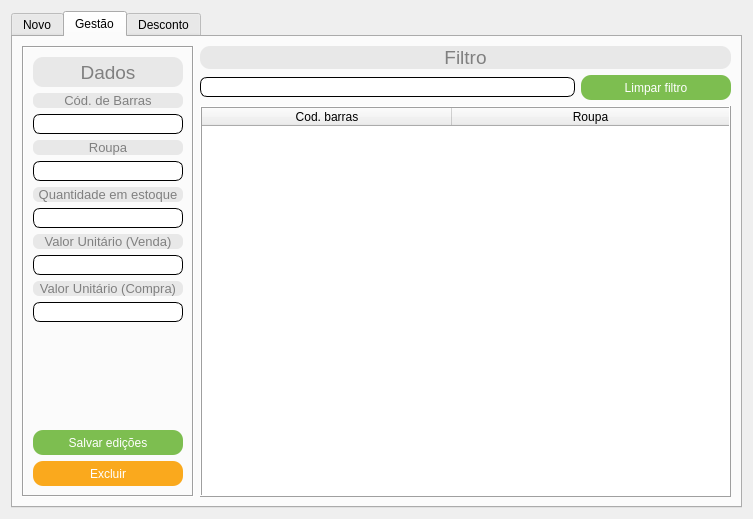
<?xml version="1.0" encoding="UTF-8"?>
<ui version="4.0">
 <class>fm_gestao_roupa</class>
 <widget class="QDialog" name="fm_gestao_roupa">
  <property name="geometry">
   <rect>
    <x>0</x>
    <y>0</y>
    <width>753</width>
    <height>519</height>
   </rect>
  </property>
  <property name="windowTitle">
   <string>Gestão de roupas</string>
  </property>
  <layout class="QGridLayout" name="gridLayout_2">
   <item row="0" column="0">
    <widget class="QTabWidget" name="tabW">
     <property name="currentIndex">
      <number>1</number>
     </property>
     <widget class="QWidget" name="tabNovo">
      <attribute name="title">
       <string>Novo</string>
      </attribute>
      <layout class="QGridLayout" name="gridLayout">
       <item row="1" column="0">
        <layout class="QVBoxLayout" name="vlNovoQtd">
         <item>
          <widget class="QLabel" name="lbNovoQtd">
           <property name="styleSheet">
            <string notr="true">QLabel{
background:#e8e8e8;
color:#808080;
font-size:10pt;
border:none;
border-radius:6px;
}</string>
           </property>
           <property name="text">
            <string>Quantidade</string>
           </property>
           <property name="alignment">
            <set>Qt::AlignCenter</set>
           </property>
          </widget>
         </item>
         <item>
          <widget class="QLineEdit" name="lineNovoQtd">
           <property name="sizePolicy">
            <sizepolicy hsizetype="Preferred" vsizetype="Preferred">
             <horstretch>0</horstretch>
             <verstretch>0</verstretch>
            </sizepolicy>
           </property>
           <property name="minimumSize">
            <size>
             <width>150</width>
             <height>20</height>
            </size>
           </property>
           <property name="styleSheet">
            <string notr="true">QLineEdit:enabled{background:#ffffff;}
QLineEdit:disabled{background:#e7e7e7;}

QLineEdit{
color:#303030;
font-size:9pt;
border-radius:7px;
border:1px solid black;
}</string>
           </property>
          </widget>
         </item>
        </layout>
       </item>
       <item row="1" column="1">
        <layout class="QVBoxLayout" name="vlNovoValorUmV">
         <item>
          <widget class="QLabel" name="lbNovoValorUmV">
           <property name="styleSheet">
            <string notr="true">QLabel{
background:#e8e8e8;
color:#808080;
font-size:10pt;
border:none;
border-radius:6px;
}</string>
           </property>
           <property name="text">
            <string>Valor Unitario (Venda)</string>
           </property>
           <property name="alignment">
            <set>Qt::AlignCenter</set>
           </property>
          </widget>
         </item>
         <item>
          <widget class="QLineEdit" name="lineNovoValorUmV">
           <property name="sizePolicy">
            <sizepolicy hsizetype="Preferred" vsizetype="Preferred">
             <horstretch>0</horstretch>
             <verstretch>0</verstretch>
            </sizepolicy>
           </property>
           <property name="minimumSize">
            <size>
             <width>150</width>
             <height>20</height>
            </size>
           </property>
           <property name="styleSheet">
            <string notr="true">QLineEdit:enabled{background:#ffffff;}
QLineEdit:disabled{background:#e7e7e7;}

QLineEdit{
color:#303030;
font-size:9pt;
border-radius:7px;
border:1px solid black;
}</string>
           </property>
          </widget>
         </item>
        </layout>
       </item>
       <item row="1" column="2">
        <layout class="QVBoxLayout" name="vlNovoValorUmC">
         <item>
          <widget class="QLabel" name="lbNovoValorUmC">
           <property name="styleSheet">
            <string notr="true">QLabel{
background:#e8e8e8;
color:#808080;
font-size:10pt;
border:none;
border-radius:6px;
}</string>
           </property>
           <property name="text">
            <string>Valor Unitário (Compra)</string>
           </property>
           <property name="alignment">
            <set>Qt::AlignCenter</set>
           </property>
          </widget>
         </item>
         <item>
          <widget class="QLineEdit" name="lineNovoValorUmC">
           <property name="sizePolicy">
            <sizepolicy hsizetype="Preferred" vsizetype="Preferred">
             <horstretch>0</horstretch>
             <verstretch>0</verstretch>
            </sizepolicy>
           </property>
           <property name="minimumSize">
            <size>
             <width>150</width>
             <height>20</height>
            </size>
           </property>
           <property name="styleSheet">
            <string notr="true">QLineEdit:enabled{background:#ffffff;}
QLineEdit:disabled{background:#e7e7e7;}

QLineEdit{
color:#303030;
font-size:9pt;
border-radius:7px;
border:1px solid black;
}</string>
           </property>
          </widget>
         </item>
        </layout>
       </item>
       <item row="0" column="0" colspan="2">
        <layout class="QVBoxLayout" name="vlNovoCodBarras">
         <item>
          <widget class="QLabel" name="lbNovoCodBarras">
           <property name="styleSheet">
            <string notr="true">QLabel{
background:#e8e8e8;
color:#808080;
font-size:10pt;
border:none;
border-radius:6px;
}</string>
           </property>
           <property name="text">
            <string>Código de barras</string>
           </property>
           <property name="alignment">
            <set>Qt::AlignCenter</set>
           </property>
          </widget>
         </item>
         <item>
          <widget class="QLineEdit" name="lineNovoCodBarras">
           <property name="sizePolicy">
            <sizepolicy hsizetype="Preferred" vsizetype="Preferred">
             <horstretch>0</horstretch>
             <verstretch>0</verstretch>
            </sizepolicy>
           </property>
           <property name="minimumSize">
            <size>
             <width>150</width>
             <height>20</height>
            </size>
           </property>
           <property name="styleSheet">
            <string notr="true">QLineEdit:enabled{background:#ffffff;}
QLineEdit:disabled{background:#e7e7e7;}

QLineEdit{
color:#303030;
font-size:9pt;
border-radius:7px;
border:1px solid black;
}</string>
           </property>
          </widget>
         </item>
        </layout>
       </item>
       <item row="0" column="2">
        <layout class="QVBoxLayout" name="vlNovoRoupa">
         <item>
          <widget class="QLabel" name="lbNovoRoupa">
           <property name="styleSheet">
            <string notr="true">QLabel{
background:#e8e8e8;
color:#808080;
font-size:10pt;
border:none;
border-radius:6px;
}</string>
           </property>
           <property name="text">
            <string>Roupa</string>
           </property>
           <property name="alignment">
            <set>Qt::AlignCenter</set>
           </property>
          </widget>
         </item>
         <item>
          <widget class="QLineEdit" name="lineNovoRoupa">
           <property name="sizePolicy">
            <sizepolicy hsizetype="Preferred" vsizetype="Preferred">
             <horstretch>0</horstretch>
             <verstretch>0</verstretch>
            </sizepolicy>
           </property>
           <property name="minimumSize">
            <size>
             <width>150</width>
             <height>20</height>
            </size>
           </property>
           <property name="styleSheet">
            <string notr="true">QLineEdit:enabled{background:#ffffff;}
QLineEdit:disabled{background:#e7e7e7;}

QLineEdit{
color:#303030;
font-size:9pt;
border-radius:7px;
border:1px solid black;
}</string>
           </property>
           <property name="maxLength">
            <number>30</number>
           </property>
          </widget>
         </item>
        </layout>
       </item>
       <item row="5" column="2">
        <widget class="QPushButton" name="btnNovoGravar">
         <property name="sizePolicy">
          <sizepolicy hsizetype="Preferred" vsizetype="Preferred">
           <horstretch>0</horstretch>
           <verstretch>0</verstretch>
          </sizepolicy>
         </property>
         <property name="minimumSize">
          <size>
           <width>150</width>
           <height>25</height>
          </size>
         </property>
         <property name="cursor">
          <cursorShape>PointingHandCursor</cursorShape>
         </property>
         <property name="styleSheet">
          <string notr="true">QPushButton:enabled{background:#7dbe50;}
QPushButton:disabled{background:#aaff7f;}
QPushButton:pressed{background:#aaff00;}
QPushButton{
color:#ffffff;
font-size:9pt;
border:none;
border-radius:10px;
}</string>
         </property>
         <property name="text">
          <string>Gravar</string>
         </property>
        </widget>
       </item>
       <item row="4" column="0" colspan="3">
        <spacer name="vsNovo">
         <property name="orientation">
          <enum>Qt::Vertical</enum>
         </property>
         <property name="sizeHint" stdset="0">
          <size>
           <width>418</width>
           <height>173</height>
          </size>
         </property>
        </spacer>
       </item>
      </layout>
     </widget>
     <widget class="QWidget" name="tabGestao">
      <attribute name="title">
       <string>Gestão</string>
      </attribute>
      <layout class="QGridLayout" name="gridLayout_5">
       <item row="0" column="0" rowspan="2">
        <widget class="QFrame" name="frameGestao">
         <property name="sizePolicy">
          <sizepolicy hsizetype="Maximum" vsizetype="Preferred">
           <horstretch>0</horstretch>
           <verstretch>0</verstretch>
          </sizepolicy>
         </property>
         <property name="frameShape">
          <enum>QFrame::Box</enum>
         </property>
         <property name="frameShadow">
          <enum>QFrame::Sunken</enum>
         </property>
         <property name="lineWidth">
          <number>1</number>
         </property>
         <property name="midLineWidth">
          <number>0</number>
         </property>
         <layout class="QVBoxLayout" name="verticalLayout">
          <item>
           <widget class="QLabel" name="label">
            <property name="sizePolicy">
             <sizepolicy hsizetype="Preferred" vsizetype="Preferred">
              <horstretch>0</horstretch>
              <verstretch>0</verstretch>
             </sizepolicy>
            </property>
            <property name="minimumSize">
             <size>
              <width>150</width>
              <height>30</height>
             </size>
            </property>
            <property name="styleSheet">
             <string notr="true">QLabel{
background:#e8e8e8;
color:#808080;
font-size:14pt;
border:none;
border-radius:10px;
}</string>
            </property>
            <property name="text">
             <string>Dados</string>
            </property>
            <property name="alignment">
             <set>Qt::AlignCenter</set>
            </property>
           </widget>
          </item>
          <item>
           <widget class="QLabel" name="lbGestaoCodBarras">
            <property name="sizePolicy">
             <sizepolicy hsizetype="Preferred" vsizetype="Preferred">
              <horstretch>0</horstretch>
              <verstretch>0</verstretch>
             </sizepolicy>
            </property>
            <property name="styleSheet">
             <string notr="true">QLabel{
background:#e8e8e8;
color:#808080;
font-size:10pt;
border:none;
border-radius:6px;
}</string>
            </property>
            <property name="text">
             <string>Cód. de Barras</string>
            </property>
            <property name="alignment">
             <set>Qt::AlignCenter</set>
            </property>
           </widget>
          </item>
          <item>
           <widget class="QLineEdit" name="lineGestaoCodBarras">
            <property name="sizePolicy">
             <sizepolicy hsizetype="Preferred" vsizetype="Preferred">
              <horstretch>0</horstretch>
              <verstretch>0</verstretch>
             </sizepolicy>
            </property>
            <property name="minimumSize">
             <size>
              <width>150</width>
              <height>20</height>
             </size>
            </property>
            <property name="styleSheet">
             <string notr="true">QLineEdit:enabled{background:#ffffff;}
QLineEdit:disabled{background:#e7e7e7;}

QLineEdit{
color:#303030;
font-size:9pt;
border-radius:7px;
border:1px solid black;
}</string>
            </property>
            <property name="maxLength">
             <number>150</number>
            </property>
           </widget>
          </item>
          <item>
           <widget class="QLabel" name="lbGestaoRoupa">
            <property name="sizePolicy">
             <sizepolicy hsizetype="Preferred" vsizetype="Preferred">
              <horstretch>0</horstretch>
              <verstretch>0</verstretch>
             </sizepolicy>
            </property>
            <property name="styleSheet">
             <string notr="true">QLabel{
background:#e8e8e8;
color:#808080;
font-size:10pt;
border:none;
border-radius:6px;
}</string>
            </property>
            <property name="text">
             <string>Roupa</string>
            </property>
            <property name="alignment">
             <set>Qt::AlignCenter</set>
            </property>
           </widget>
          </item>
          <item>
           <widget class="QLineEdit" name="lineGestaoRoupa">
            <property name="sizePolicy">
             <sizepolicy hsizetype="Preferred" vsizetype="Preferred">
              <horstretch>0</horstretch>
              <verstretch>0</verstretch>
             </sizepolicy>
            </property>
            <property name="minimumSize">
             <size>
              <width>150</width>
              <height>20</height>
             </size>
            </property>
            <property name="styleSheet">
             <string notr="true">QLineEdit:enabled{background:#ffffff;}
QLineEdit:disabled{background:#e7e7e7;}

QLineEdit{
color:#303030;
font-size:9pt;
border-radius:7px;
border:1px solid black;
}</string>
            </property>
            <property name="maxLength">
             <number>11</number>
            </property>
           </widget>
          </item>
          <item>
           <widget class="QLabel" name="lbGestaoQtd">
            <property name="sizePolicy">
             <sizepolicy hsizetype="Preferred" vsizetype="Preferred">
              <horstretch>0</horstretch>
              <verstretch>0</verstretch>
             </sizepolicy>
            </property>
            <property name="styleSheet">
             <string notr="true">QLabel{
background:#e8e8e8;
color:#808080;
font-size:10pt;
border:none;
border-radius:6px;
}</string>
            </property>
            <property name="text">
             <string>Quantidade em estoque</string>
            </property>
            <property name="alignment">
             <set>Qt::AlignCenter</set>
            </property>
           </widget>
          </item>
          <item>
           <widget class="QLineEdit" name="lineGestaoQtd">
            <property name="sizePolicy">
             <sizepolicy hsizetype="Preferred" vsizetype="Preferred">
              <horstretch>0</horstretch>
              <verstretch>0</verstretch>
             </sizepolicy>
            </property>
            <property name="minimumSize">
             <size>
              <width>150</width>
              <height>20</height>
             </size>
            </property>
            <property name="styleSheet">
             <string notr="true">QLineEdit:enabled{background:#ffffff;}
QLineEdit:disabled{background:#e7e7e7;}

QLineEdit{
color:#303030;
font-size:9pt;
border-radius:7px;
border:1px solid black;
}</string>
            </property>
            <property name="maxLength">
             <number>15</number>
            </property>
           </widget>
          </item>
          <item>
           <widget class="QLabel" name="lbGestaoValorUmV">
            <property name="sizePolicy">
             <sizepolicy hsizetype="Preferred" vsizetype="Preferred">
              <horstretch>0</horstretch>
              <verstretch>0</verstretch>
             </sizepolicy>
            </property>
            <property name="styleSheet">
             <string notr="true">QLabel{
background:#e8e8e8;
color:#808080;
font-size:10pt;
border:none;
border-radius:6px;
}</string>
            </property>
            <property name="text">
             <string>Valor Unitário (Venda)</string>
            </property>
            <property name="alignment">
             <set>Qt::AlignCenter</set>
            </property>
           </widget>
          </item>
          <item>
           <widget class="QLineEdit" name="lineGestaoValorUmV">
            <property name="sizePolicy">
             <sizepolicy hsizetype="Preferred" vsizetype="Preferred">
              <horstretch>0</horstretch>
              <verstretch>0</verstretch>
             </sizepolicy>
            </property>
            <property name="minimumSize">
             <size>
              <width>150</width>
              <height>20</height>
             </size>
            </property>
            <property name="styleSheet">
             <string notr="true">QLineEdit:enabled{background:#ffffff;}
QLineEdit:disabled{background:#e7e7e7;}

QLineEdit{
color:#303030;
font-size:9pt;
border-radius:7px;
border:1px solid black;
}</string>
            </property>
            <property name="maxLength">
             <number>15</number>
            </property>
           </widget>
          </item>
          <item>
           <widget class="QLabel" name="lbGestaoValorUmC">
            <property name="sizePolicy">
             <sizepolicy hsizetype="Preferred" vsizetype="Preferred">
              <horstretch>0</horstretch>
              <verstretch>0</verstretch>
             </sizepolicy>
            </property>
            <property name="styleSheet">
             <string notr="true">QLabel{
background:#e8e8e8;
color:#808080;
font-size:10pt;
border:none;
border-radius:6px;
}</string>
            </property>
            <property name="text">
             <string>Valor Unitário (Compra)</string>
            </property>
            <property name="alignment">
             <set>Qt::AlignCenter</set>
            </property>
           </widget>
          </item>
          <item>
           <widget class="QLineEdit" name="lineGestaoValorUmC">
            <property name="sizePolicy">
             <sizepolicy hsizetype="Preferred" vsizetype="Preferred">
              <horstretch>0</horstretch>
              <verstretch>0</verstretch>
             </sizepolicy>
            </property>
            <property name="minimumSize">
             <size>
              <width>150</width>
              <height>20</height>
             </size>
            </property>
            <property name="styleSheet">
             <string notr="true">QLineEdit:enabled{background:#ffffff;}
QLineEdit:disabled{background:#e7e7e7;}

QLineEdit{
color:#303030;
font-size:9pt;
border-radius:7px;
border:1px solid black;
}</string>
            </property>
            <property name="maxLength">
             <number>15</number>
            </property>
           </widget>
          </item>
          <item>
           <spacer name="vsGestao">
            <property name="orientation">
             <enum>Qt::Vertical</enum>
            </property>
            <property name="sizeHint" stdset="0">
             <size>
              <width>20</width>
              <height>40</height>
             </size>
            </property>
           </spacer>
          </item>
          <item>
           <widget class="QPushButton" name="btnGestaoEditar">
            <property name="sizePolicy">
             <sizepolicy hsizetype="Preferred" vsizetype="Preferred">
              <horstretch>0</horstretch>
              <verstretch>0</verstretch>
             </sizepolicy>
            </property>
            <property name="minimumSize">
             <size>
              <width>150</width>
              <height>25</height>
             </size>
            </property>
            <property name="cursor">
             <cursorShape>PointingHandCursor</cursorShape>
            </property>
            <property name="styleSheet">
             <string notr="true">QPushButton:enabled{background:#7dbe50;}
QPushButton:disabled{background:#aaff7f;}
QPushButton:pressed{background:#aaff00;}
QPushButton{
color:#ffffff;
font-size:9pt;
border:none;
border-radius:10px;
}</string>
            </property>
            <property name="text">
             <string>Salvar edições</string>
            </property>
           </widget>
          </item>
          <item>
           <widget class="QPushButton" name="btnGestaoExcluir">
            <property name="sizePolicy">
             <sizepolicy hsizetype="Preferred" vsizetype="Preferred">
              <horstretch>0</horstretch>
              <verstretch>0</verstretch>
             </sizepolicy>
            </property>
            <property name="minimumSize">
             <size>
              <width>150</width>
              <height>25</height>
             </size>
            </property>
            <property name="cursor">
             <cursorShape>PointingHandCursor</cursorShape>
            </property>
            <property name="styleSheet">
             <string notr="true">QPushButton:enabled{background:#faa91d;}
QPushButton:disabled{background:#fabe50;}
QPushButton:pressed{background:#ffd500;}
QPushButton{
color:#ffffff;
font-size:9pt;
border:none;
border-radius:10px;
}</string>
            </property>
            <property name="text">
             <string>Excluir</string>
            </property>
           </widget>
          </item>
         </layout>
        </widget>
       </item>
       <item row="0" column="1">
        <layout class="QGridLayout" name="glGestaoFiltro">
         <item row="1" column="0">
          <widget class="QLineEdit" name="lineGestaoFiltro">
           <property name="sizePolicy">
            <sizepolicy hsizetype="Expanding" vsizetype="Maximum">
             <horstretch>0</horstretch>
             <verstretch>0</verstretch>
            </sizepolicy>
           </property>
           <property name="minimumSize">
            <size>
             <width>150</width>
             <height>20</height>
            </size>
           </property>
           <property name="styleSheet">
            <string notr="true">QLineEdit:enabled{background:#ffffff;}
QLineEdit:disabled{background:#e7e7e7;}

QLineEdit{
color:#303030;
font-size:9pt;
border-radius:7px;
border:1px solid black;
}</string>
           </property>
           <property name="maxLength">
            <number>150</number>
           </property>
          </widget>
         </item>
         <item row="1" column="1">
          <widget class="QPushButton" name="btnGestaoFiltro">
           <property name="sizePolicy">
            <sizepolicy hsizetype="Preferred" vsizetype="Preferred">
             <horstretch>0</horstretch>
             <verstretch>0</verstretch>
            </sizepolicy>
           </property>
           <property name="minimumSize">
            <size>
             <width>150</width>
             <height>25</height>
            </size>
           </property>
           <property name="cursor">
            <cursorShape>PointingHandCursor</cursorShape>
           </property>
           <property name="styleSheet">
            <string notr="true">QPushButton:enabled{background:#7dbe50;}
QPushButton:disabled{background:#aaff7f;}
QPushButton:pressed{background:#aaff00;}
QPushButton{
color:#ffffff;
font-size:9pt;
border:none;
border-radius:10px;
}</string>
           </property>
           <property name="text">
            <string>Limpar filtro</string>
           </property>
          </widget>
         </item>
         <item row="0" column="0" colspan="2">
          <widget class="QLabel" name="lbGestaoFiltro">
           <property name="styleSheet">
            <string notr="true">QLabel{
background:#e8e8e8;
color:#808080;
font-size:14pt;
border:none;
border-radius:10px;
}</string>
           </property>
           <property name="text">
            <string>Filtro</string>
           </property>
           <property name="alignment">
            <set>Qt::AlignCenter</set>
           </property>
          </widget>
         </item>
        </layout>
       </item>
       <item row="1" column="1">
        <widget class="QTableWidget" name="twGestao">
         <property name="cursor" stdset="0">
          <cursorShape>PointingHandCursor</cursorShape>
         </property>
         <property name="styleSheet">
          <string notr="true">QTableWidget{
color:#303030;
font-size:9pt;
}</string>
         </property>
         <property name="frameShape">
          <enum>QFrame::Box</enum>
         </property>
         <property name="frameShadow">
          <enum>QFrame::Raised</enum>
         </property>
         <property name="editTriggers">
          <set>QAbstractItemView::NoEditTriggers</set>
         </property>
         <property name="selectionMode">
          <enum>QAbstractItemView::SingleSelection</enum>
         </property>
         <property name="selectionBehavior">
          <enum>QAbstractItemView::SelectRows</enum>
         </property>
         <property name="sortingEnabled">
          <bool>true</bool>
         </property>
         <attribute name="horizontalHeaderMinimumSectionSize">
          <number>50</number>
         </attribute>
         <attribute name="horizontalHeaderDefaultSectionSize">
          <number>250</number>
         </attribute>
         <attribute name="horizontalHeaderHighlightSections">
          <bool>false</bool>
         </attribute>
         <attribute name="horizontalHeaderStretchLastSection">
          <bool>true</bool>
         </attribute>
         <attribute name="verticalHeaderVisible">
          <bool>false</bool>
         </attribute>
         <attribute name="verticalHeaderHighlightSections">
          <bool>false</bool>
         </attribute>
         <column>
          <property name="text">
           <string>Cod. barras</string>
          </property>
         </column>
         <column>
          <property name="text">
           <string>Roupa</string>
          </property>
         </column>
        </widget>
       </item>
      </layout>
     </widget>
     <widget class="QWidget" name="tabDesconto">
      <attribute name="title">
       <string>Desconto</string>
      </attribute>
      <layout class="QGridLayout" name="gridLayout_4">
       <item row="0" column="0">
        <layout class="QGridLayout" name="glDesconto">
         <item row="1" column="0">
          <widget class="QLineEdit" name="lineDesconto">
           <property name="sizePolicy">
            <sizepolicy hsizetype="Expanding" vsizetype="Maximum">
             <horstretch>0</horstretch>
             <verstretch>0</verstretch>
            </sizepolicy>
           </property>
           <property name="minimumSize">
            <size>
             <width>150</width>
             <height>20</height>
            </size>
           </property>
           <property name="styleSheet">
            <string notr="true">QLineEdit:enabled{background:#ffffff;}
QLineEdit:disabled{background:#e7e7e7;}

QLineEdit{
color:#303030;
font-size:9pt;
border-radius:7px;
border:1px solid black;
}</string>
           </property>
          </widget>
         </item>
         <item row="1" column="1">
          <widget class="QPushButton" name="btnDesconto">
           <property name="minimumSize">
            <size>
             <width>150</width>
             <height>25</height>
            </size>
           </property>
           <property name="cursor">
            <cursorShape>PointingHandCursor</cursorShape>
           </property>
           <property name="styleSheet">
            <string notr="true">QPushButton:enabled{background:#7dbe50;}
QPushButton:disabled{background:#aaff7f;}
QPushButton:pressed{background:#aaff00;}
QPushButton{
color:#ffffff;
font-size:9pt;
border:none;
border-radius:10px;
}</string>
           </property>
           <property name="text">
            <string>Confirmar</string>
           </property>
          </widget>
         </item>
         <item row="0" column="0">
          <widget class="QLabel" name="lbDesconto">
           <property name="styleSheet">
            <string notr="true">QLabel{
background:#e8e8e8;
color:#808080;
font-size:10pt;
border:none;
border-radius:6px;
}</string>
           </property>
           <property name="text">
            <string>Porcentagem de desconto (À vista)</string>
           </property>
          </widget>
         </item>
         <item row="2" column="0" colspan="2">
          <widget class="QLabel" name="lbDescontoQtd">
           <property name="styleSheet">
            <string notr="true">QLabel{
background:#e8e8e8;
color:#808080;
font-size:10pt;
border:none;
border-radius:6px;
}</string>
           </property>
           <property name="text">
            <string>Porcentagem atual para realizar desconto: 0%</string>
           </property>
          </widget>
         </item>
        </layout>
       </item>
       <item row="1" column="0">
        <spacer name="verticalSpacer">
         <property name="orientation">
          <enum>Qt::Vertical</enum>
         </property>
         <property name="sizeHint" stdset="0">
          <size>
           <width>20</width>
           <height>40</height>
          </size>
         </property>
        </spacer>
       </item>
       <item row="0" column="1" rowspan="2">
        <spacer name="horizontalSpacer">
         <property name="orientation">
          <enum>Qt::Horizontal</enum>
         </property>
         <property name="sizeHint" stdset="0">
          <size>
           <width>40</width>
           <height>20</height>
          </size>
         </property>
        </spacer>
       </item>
      </layout>
     </widget>
    </widget>
   </item>
  </layout>
 </widget>
 <tabstops>
  <tabstop>tabW</tabstop>
  <tabstop>lineNovoCodBarras</tabstop>
  <tabstop>lineNovoRoupa</tabstop>
  <tabstop>lineNovoQtd</tabstop>
  <tabstop>lineNovoValorUmV</tabstop>
  <tabstop>lineNovoValorUmC</tabstop>
  <tabstop>btnNovoGravar</tabstop>
  <tabstop>lineGestaoFiltro</tabstop>
  <tabstop>twGestao</tabstop>
  <tabstop>lineGestaoCodBarras</tabstop>
  <tabstop>lineGestaoRoupa</tabstop>
  <tabstop>lineGestaoQtd</tabstop>
  <tabstop>lineGestaoValorUmV</tabstop>
  <tabstop>lineGestaoValorUmC</tabstop>
  <tabstop>btnGestaoEditar</tabstop>
  <tabstop>btnGestaoExcluir</tabstop>
  <tabstop>btnGestaoFiltro</tabstop>
  <tabstop>lineDesconto</tabstop>
  <tabstop>btnDesconto</tabstop>
 </tabstops>
 <resources/>
 <connections/>
</ui>
